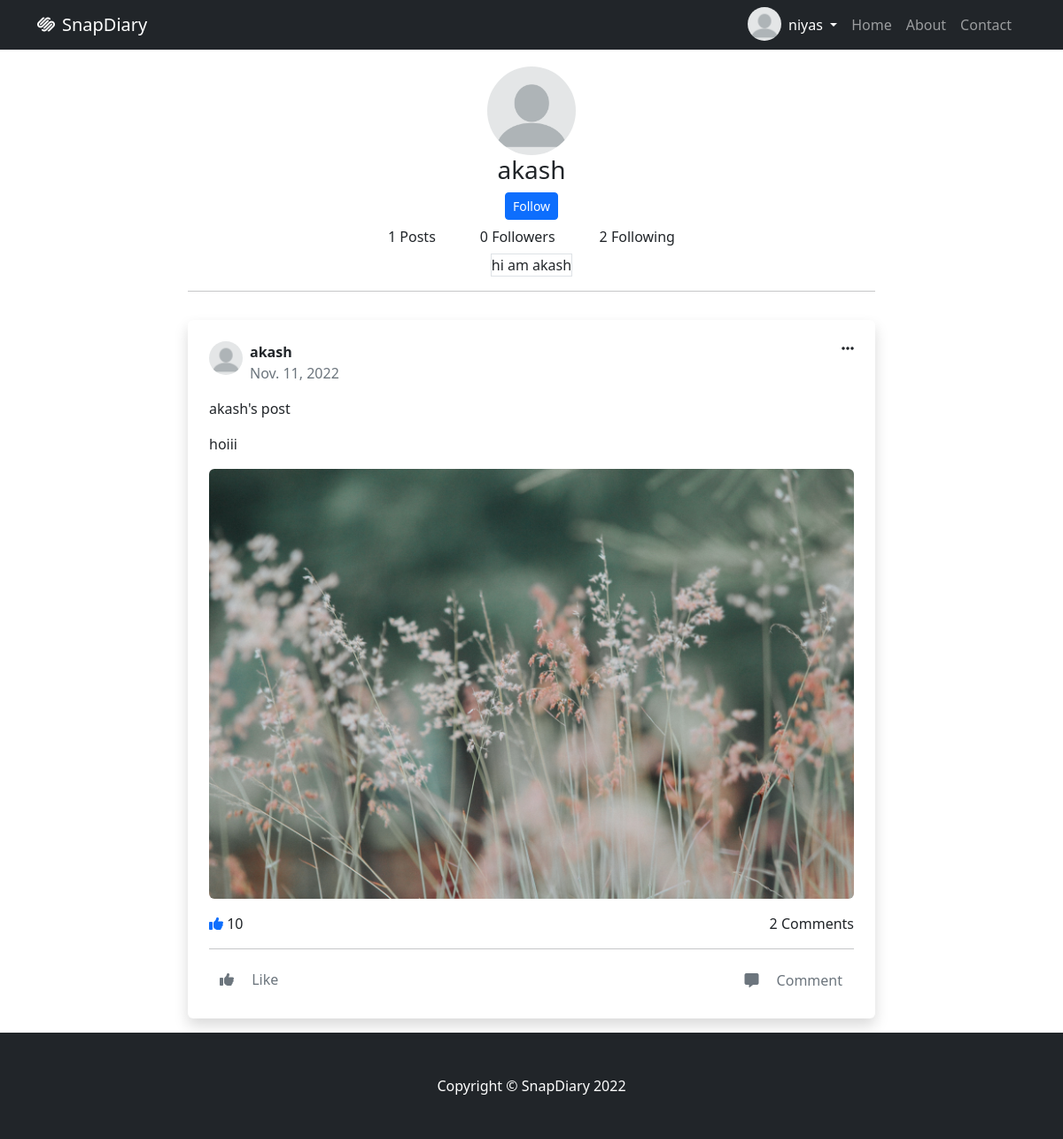
Page /users/4/ (signed in) on the committed database.
### socialapp/models.py (models this page shows, shortened)
class Myuser(AbstractUser):
  profile_pic = models.ImageField(upload_to='profile', default='default/pro_pic.png')

class UserProfile(models.Model):
  user = models.OneToOneField(Myuser, on_delete=models.CASCADE, related_name='user_profile')
  bio = models.CharField(max_length=120, null=True, blank=True)
  mobile = models.CharField(max_length=12, null=True, blank=True)
  dob = models.DateField(null=True, blank=True)
  GENDER_CHOICES = (
    ('Male', 'Male'),
    ('Female', 'Female'),
    ('Others', 'Others')
  )
  gender = models.CharField(max_length=12, choices=GENDER_CHOICES, null=True, blank=True)
  following = models.ManyToManyField(Myuser, related_name='followinglist', blank=True)
  followers = models.ManyToManyField(Myuser, related_name='followerslist', blank=True)
  @property
  def get_followers(self):
    return self.followers.all()
  @property
  def get_followings(self):
    return self.following.all()

class Posts(models.Model):
  user = models.ForeignKey(Myuser, on_delete=models.CASCADE, related_name='my_post')
  title = models.CharField(max_length=120)
  description = models.CharField(max_length=200)
  post_image = models.ImageField(upload_to='post-images')
  posted_date = models.DateField(auto_now_add=True)
  liked_by = models.ManyToManyField(Myuser)

### socialapp/views.py (the view)
# urls.py: path('users/<int:id>/', views.others_profile_view, name='social-other-profile'),
@login_required
def others_profile_view(request, *args, **kwargs):
  id = kwargs.get('id')
  user = Myuser.objects.get(id=id)
  posts = user.my_post.all()
  return render(request, 'other-profile.html', {'other_user': user, 'otherposts': posts})

### socialapp/templates/other-profile.html (shortened to what this page needs)
{%extends 'base.html'%}
{%block body_block%}
<div class="container-fluid">
	<div class="row">
		<div class="col-2"></div>
		<div class="col-8" style="min-height: 100vh;">
			<div>
				<div class="d-flex justify-content-center">
					<div>
							<img
							src="{{other_user.profile_pic.url}}"
							class="rounded-circle  d-inline"
							alt="avatar"
							style="width: 100px; height: 100px; object-fit: cover"
							/>
					</div>
				</div>
				<div class="d-flex justify-content-center">
					<div>
						<h3>{{other_user}}</h3>
					</div>
				</div>
				{%if request.user.user_profile%}
					{%if other_user.user_profile%}
						<div class="d-flex justify-content-center">
							{%if other_user not in request.user.user_profile.get_followings%}
								<form action="{%url 'social-follow' other_user.id%}" method="post">
									<input type="submit" value="Follow" class="btn btn-primary btn-sm">
								</form>
							{%else%}
								<form action="{%url 'social-unfollow' other_user.id%}" method="post">
									{%csrf_token%}
									<input type="submit" value="Unfollow" class="btn btn-primary btn-sm">
								</form>
							{%endif%}
						</div>
					{%endif%}
				{%endif%}
				<div class="d-flex justify-content-center">
					{%if other_user.my_post.all%}
						<div>
							<a href="" class="btn me-4">{{other_user.my_post.count}} Posts</a>
						</div>
					{%else%}
						<div>
							<a href="" class="btn me-4">0 Posts</a>
						</div>
					{%endif%}
					<div>
						{%if other_user.user_profile%}
							<a href="" class="btn me-4">{{other_user.user_profile.get_followers.count}} Followers</a>
						{%else%}
							<a href="" class="btn me-4">0 Followers</a>
						{%endif%}
					</div>
					<div>
						{%if other_user.user_profile%}
							<a href="" class="btn">{{other_user.user_profile.get_followings.count}} Following</a>
						{%else%}
							<a href="" class="btn me-4">0 Following</a>
						{%endif%}
					</div>
				</div>
				<div class="d-flex justify-content-center">
					{%if other_user.user_profile.bio%}
					<div class="border">
						{{other_user.user_profile.bio}}
					</div>
					{%endif%}
				</div>
				<hr>
				{%if otherposts%}
				{%for post in otherposts%}
				<div class="d-flex justify-content-center">
					<div class="bg-white p-4 rounded shadow mt-3 mb-3">
						<div class="d-flex justify-content-between">
								<div class="d-flex">
										<img
												src="{{post.user.profile_pic.url}}"
												alt="avatar"
												class="rounded-circle me-2"
												style="width: 38px; height: 38px; object-fit: cover"
										/>
										<div>
												<p class="m-0 fw-bold">{{post.user}}</p>
												<span class="text-muted fs-7">{{post.posted_date}}</span>
										</div>
								</div>
								<i
								class="fas fa-ellipsis-h"
								type="button"
								id="post1Menu"
								data-bs-toggle="dropdown"
								aria-expanded="false"
								>
								</i>
						</div>
						<div class="mt-3">
								<div>
										<p>
												{{post.title}}
										</p>
										<p>
												{{post.description}}
										</p>
										<img
												src="{{post.post_image.url}}"
												alt="post image"
												class="img-fluid rounded"
										/>
								</div>
								<div class="mt-3 d-flex justify-content-between">
										<div><i class="text-primary fas fa-thumbs-up"></i> 10</div>
										<div>2 Comments</i></div>
								</div>
								<hr>
								<div class="d-flex justify-content-between">
										<div>
												<a href="" class="btn text-muted" style="border: none;">
														<i class="fas fa-thumbs-up me-3"></i>
														<span class="m-0">Like</span>
												</a>
										</div>
										<div>
												<a class="btn text-muted" data-bs-toggle="collapse" href="#collapseExample" role="button" aria-expanded="false" aria-controls="collapseExample">
														<i class="fas fa-comment-alt me-3"></i>
														<span class="m-0">Comment</span>
												</a>
										</div>
								</div>
						</div>
				</div>
				</div>
				{%endfor%}
				{%else%}
					<p>No Posts Yet</p>
				{%endif%}
			</div>
		</div>
		<div class="col-2"></div>
	</div>
</div>
{%endblock%}

### socialapp/templates/base.html (shortened to what this page needs)
<!DOCTYPE html>
{%load static%}
<html lang="en">
    <head>
        <link href={%static 'css/styles.css'%} rel="stylesheet" />
        <link href={%static 'css/nav.css'%} rel="stylesheet">
        <link rel="stylesheet" href="https://cdnjs.cloudflare.com/ajax/libs/font-awesome/6.2.0/css/all.min.css" />
        <link href="https://cdn.jsdelivr.net/npm/bootstrap@5.2.2/dist/css/bootstrap.min.css" rel="stylesheet">
    </head>
    <body>
        <nav class="navbar navbar-expand-lg navbar-dark bg-dark position-fixed-bottom">
            <div class="container">
                <a class="navbar-brand" href="{%url 'social-home'%}"><i class="fa-brands fa-squarespace me-2"></i>SnapDiary</a>
                <div class="collapse navbar-collapse" id="navbarSupportedContent">
                    <ul class="navbar-nav ms-auto mb-2 mb-lg-0">
                      <img
                      src="{{request.user.profile_pic.url}}"
                      class="rounded-circle  d-inline"
                      alt="avatar"
                      style="width: 38px; height: 38px; object-fit: cover"
                      />
                      <li class="nav-item dropdown">
                        <a class="nav-link dropdown-toggle active" href="#" role="button" data-bs-toggle="dropdown" aria-expanded="false">
                          {{request.user}}
                        </a>
                      </li>
                      <li class="nav-item"><a class="nav-link" href="{%url 'social-home'%}">Home</a></li>
                      <li class="nav-item"><a class="nav-link" href="#!">About</a></li>
                      <li class="nav-item me-2"><a class="nav-link" href="#!">Contact</a></li>
                    </ul>
                </div>
            </div>
        </nav>
        {%block body_block%}
        {%endblock%}
        <footer class="py-5 bg-dark">
            <div class="container"><p class="m-0 text-center text-white">Copyright &copy; SnapDiary 2022</p></div>
        </footer>
    </body>
</html>

### socialapp/static/css/nav.css (style rules this page uses)
.navbar { position:fixed !important; width:100%; z-index: 1000000; top:0; }
body { padding-top:75px; }

### rows in the picture
Myuser: user.profile_pic (picture), user "niyas"
Myuser: profile_pic (picture), username "akash", my_post.count "1", user_profile.get_followers.count "0", user_profile.get_followings.count "2", user_profile.bio "hi am akash"
Posts: user.profile_pic (picture), user "akash", posted_date "Nov. 11, 2022", title "akash's post", description "hoiii", post_image (picture)
